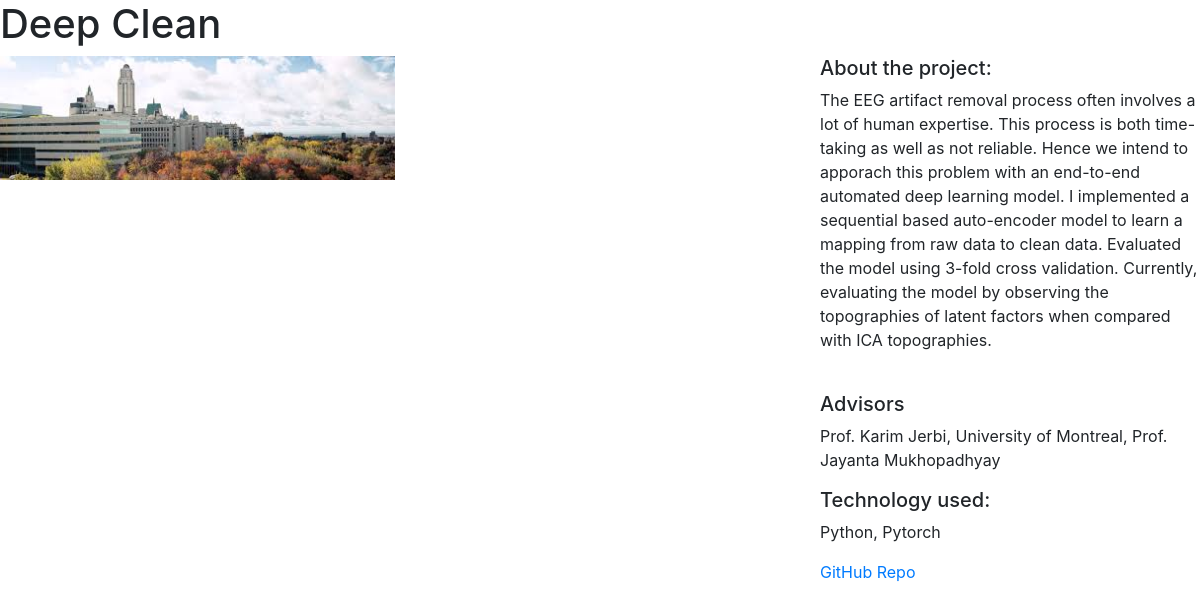
The app's page /projects/2/ with its own data.
### projects/models.py (models this page shows)
class Project(models.Model):
	title = models.CharField(max_length = 100)
	description = models.TextField()
	Advisors = models.TextField()
	Location = models.TextField()
	Duration = models.TextField()
	language = models.CharField(max_length = 100)
	link = models.TextField()
	image = models.FilePathField(path = '/img')

### projects/views.py (the view)
# urls.py: path("<int:pk>/", views.project_detail, name="project_detail"),
def project_detail(request, pk):
    project = Project.objects.get(pk=pk)
    context = {
        'project': project
    }
    return render(request, 'project_detail.html', context)

### projects/templates/project_detail.html
{% extends "base.html" %}
{% load static %}
{% block page_content %}
<h1>{{ project.title }}</h1>
<div class="row">
    <div class="col-md-8">
        <img src="{% static project.image %}" alt="" width="50%">
    </div>
    <div class="col-md-4">
        <h5>About the project:</h5>
        <p>{{ project.description }}</p>
        <br>
        <h5>Advisors</h5>
        <p>{{ project.Advisors}}</p>
        <h5>Technology used:</h5>
        <p>{{project.language}}</p>
        <a href="https://github.com/Sirish07/Deep-Clean">GitHub Repo</a>
    </div>
</div>
{% endblock %}

### records on screen
Project: title "Deep Clean", image (picture), description "The EEG artifact removal process often involves a lot of human expertise. This process is both time-taking as well as not reliable. Hence we intend to apporach this problem with an end-to-end automated deep learning model. I implemented a sequential based auto-encoder model to learn a mapping from raw data to clean data. Evaluated the model using 3-fold cross validation. Currently, evaluating the model by observing the topographies of latent factors when compared with ICA topographies.", Advisors "Prof. Karim Jerbi, University of Montreal, Prof. Jayanta Mukhopadhyay", language "Python, Pytorch"
